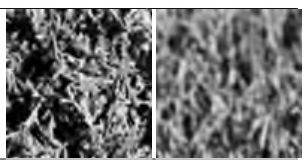
#> input picture pz3/images/textures_var10.png, 304 x 160 px
$ python make_report.py
#> lines starting #> are read from the running program, lines starting #| are printed output that depends on the picture
### pz1/training_matrix.py
"""ПЗ-1. Формирование входной обучающей матрицы Y[1..m, 1..N, 1..n].

Вариант 10: два изображения-текстуры (классы распознавания X1, X2).
"""
import numpy as np
from PIL import Image

M = 2      # m - количество классов
N = 100    # N - количество признаков распознавания
n = 100    # n - количество реализаций


def split_textures(path):
    """Вырезает из общей картинки две текстуры (левая - класс 1, правая - класс 2)."""
#> called with path = 'images/textures_var10.png'
    im = Image.open(path).convert("L")
    # границы подобраны по однородным (белым) полосам исходного файла
    left = im.crop((0, 8, 152, 160))
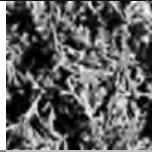
#> left: PIL image 152x152 L; min 0, max 255, mean 99.9
    right = im.crop((156, 8, 302, 160))
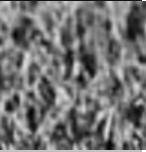
#> right: PIL image 146x152 L; min 3, max 255, mean 114.8
    return [left, right]


def brightness(img, size=(N, n)):
    """Яркость пикселя (R+G+B)/3 -> матрица size[1] x size[0] (целые 0..255).
    Изображение центрально обрезается до N x n пикселей."""
    a = np.asarray(img.convert("RGB"), dtype=np.int32)
    h, w = a.shape[:2]
    top, lft = (h - size[1]) // 2, (w - size[0]) // 2
    a = a[top:top + size[1], lft:lft + size[0]]
    return (a[..., 0] + a[..., 1] + a[..., 2]) // 3


def build_Y(images):
    """Y[k, i, j] - значение i-го признака (столбец изображения) в j-й реализации (строка)."""
    Y = np.zeros((len(images), N, n), dtype=np.int32)
    for k, img in enumerate(images):
        b = brightness(img)          # b[строка j, столбец i]
        Y[k] = b.T                   # -> [признак i, реализация j]
    return Y


# [4 lines left out: function format_matrix, not called in this run]


# [8 lines that do not run on import are left out]

### pz2/binary_matrix.py
"""ПЗ-2. Бинарная обучающая матрица X[1..m, 1..N, 1..n] (бинарное пространство Хемминга)."""
import numpy as np

DELTA = 50  # поле контрольных допусков (delta = ±50)


def tolerances(Y, delta=DELTA):
    """Система контрольных допусков: NDK[k,i] = mean - delta, VDK[k,i] = mean + delta,
    где mean - среднее i-го признака по n реализациям класса k."""
    mean = Y.mean(axis=2)                 # [m, N]
    return mean - delta, mean + delta


def binarize(Y, ndk, vdk):
    """X[k,i,j] = 1, если NDK[k,i] <= Y[k,i,j] <= VDK[k,i], иначе 0."""
    return ((Y >= ndk[:, :, None]) & (Y <= vdk[:, :, None])).astype(np.int8)


# [4 lines left out: function format_binary, not called in this run]

### pz4/reference_vectors.py
"""ПЗ-3. Эталонные векторы (геометрические центры) классов распознавания EV[1..m, 1..N]."""
import numpy as np

RO = 0.5  # уровень селекции координат эталонного вектора


def reference_vectors(X, ro=RO):
    """EV[k,i] = 1, если (1/n) * sum_j X[k,i,j] > ro, иначе 0."""
    return (X.mean(axis=2) > ro).astype(np.int8)

### pz3/make_report.py
import numpy as np
import matplotlib
matplotlib.use("Agg")
import matplotlib.pyplot as plt
from docx import Document
from docx.shared import Pt, Cm
from docx.enum.text import WD_ALIGN_PARAGRAPH
from training_matrix import split_textures, build_Y, brightness, M, N, n
from binary_matrix import tolerances, binarize, DELTA
from reference_vectors import reference_vectors, RO

imgs = split_textures("images/textures_var10.png")
#> imgs = 2 items
Y = build_Y(imgs)
#> the loop in build_Y, `for k, img in enumerate(images):` made 2 passes
#> (h in brightness, w in brightness, top in brightness, lft in brightness) on passes 1 to 2: (152, 152, 26, 26), (152, 146, 26, 23)
#> pass 1, in brightness, `a = a[top:top + size[1], lft:lft + size[0]]`:
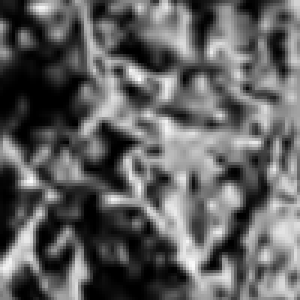
#> a: shape (100, 100, 3) int32 (shown 3 times larger); min 0, max 253, mean 96.2
ndk, vdk = tolerances(Y, DELTA)
X = binarize(Y, ndk, vdk)
EV = reference_vectors(X, RO)

# ---------- рисунки ----------
fig, ax = plt.subplots(1, 2, figsize=(7, 2))
for c in range(M):
    ax[c].imshow(np.tile(EV[c][None, :], (10, 1)), cmap="gray", vmin=0, vmax=1, aspect="auto")
    ax[c].set_title(f"Эталонный вектор класса {c+1} ({int(EV[c].sum())} из {N} единиц)", fontsize=8)
    ax[c].set_yticks([]); ax[c].set_xlabel("признак i")
plt.tight_layout(); plt.savefig("images/ev.png", dpi=150); plt.close()
#> after `plt.tight_layout()`:
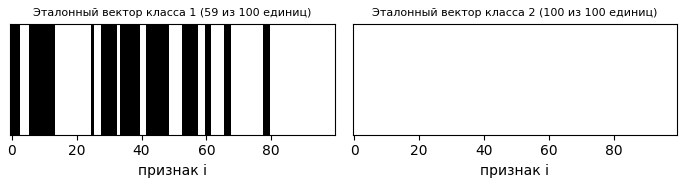
#> figure drawn by matplotlib, 2 panels

# ---------- помощники для docx ----------
def new_doc():
#> (the run stopped early here; a loop or call above may not have finished)
